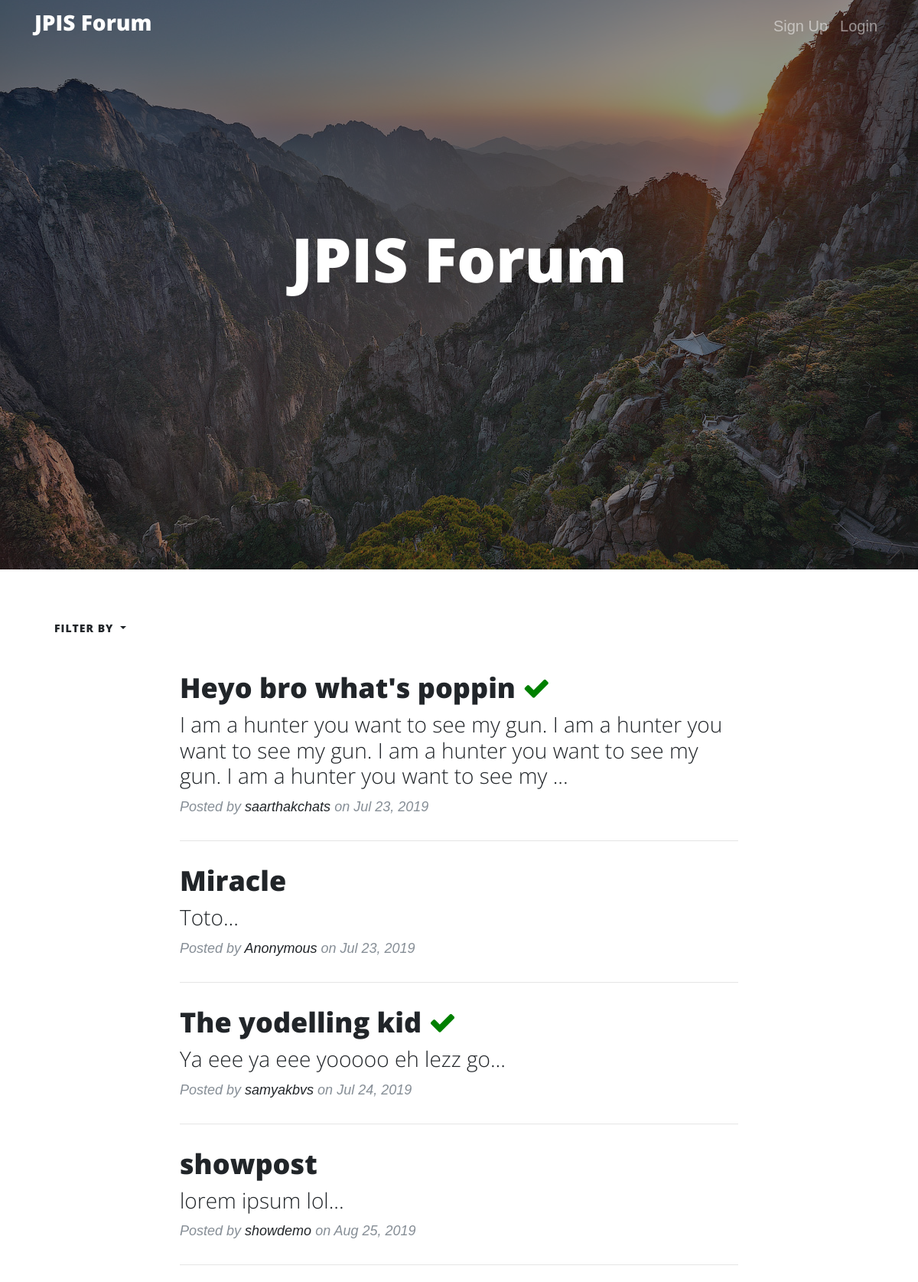
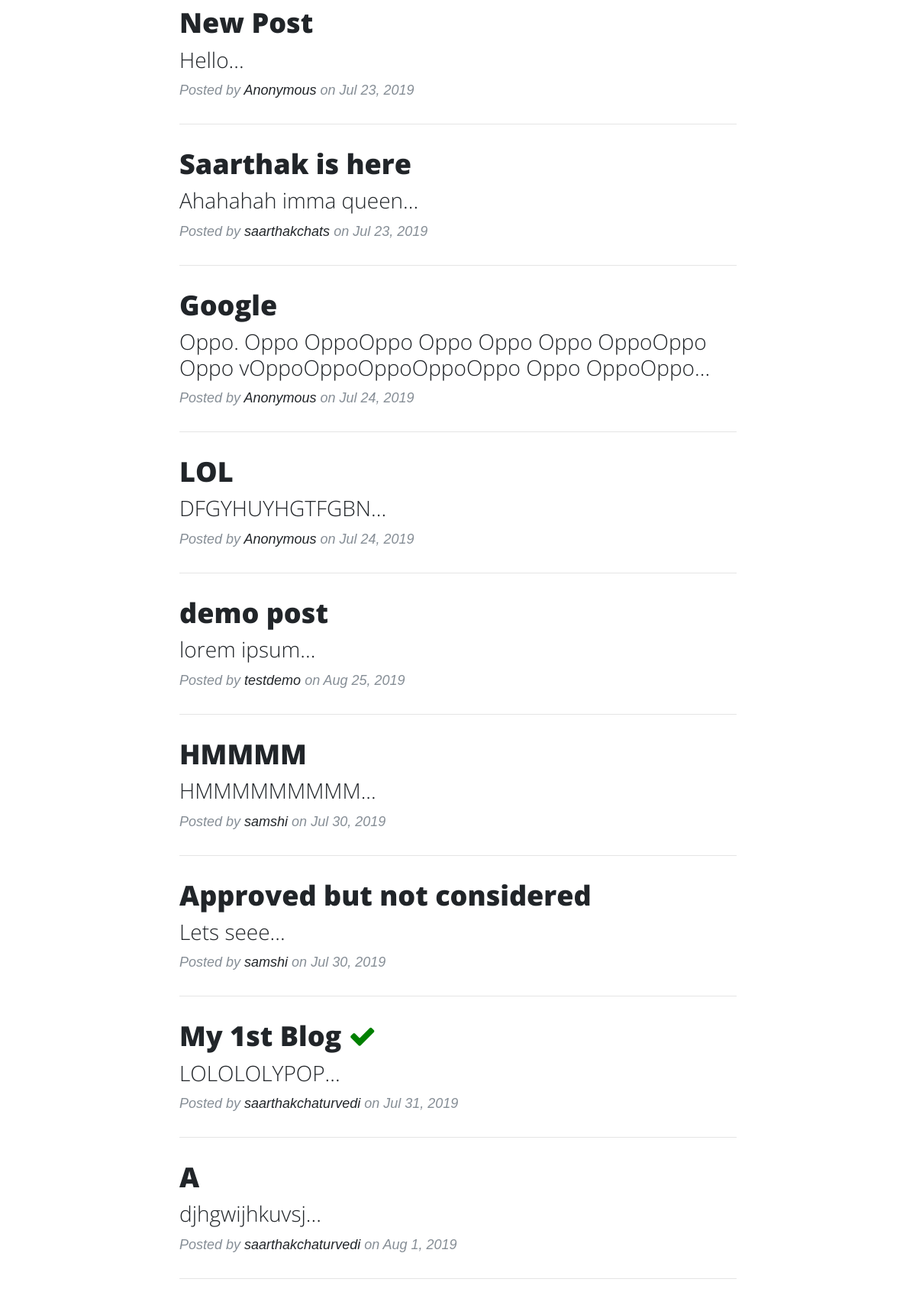
Page /mostvoted/ (upper part) on the committed database (2 pictures, top to bottom).
### posts/models.py (models this page shows, shortened)
class Post(models.Model):
    title = models.CharField(max_length=200)
    body = models.TextField()
    votes_total = models.IntegerField(default=0)
    pubdate = models.DateTimeField()
    hunter = models.ForeignKey(User, on_delete=models.CASCADE)
    anonymous = models.BooleanField(default=False)
    upvoted_users = models.TextField(default='')
    approved_by = models.TextField(default='')
    post_approved = models.BooleanField(default=False)
    post_approvals = models.IntegerField(default=0)
    post_considered =  models.BooleanField(default=False)
    def preview(self):
        return self.body[:150]
    def pretty_date(self):
        return self.pubdate.strftime('%b %e, %Y')

### posts/views.py (the view)
# urls.py: path('mostvoted/', posts.views.latest, name='latest'),
def latest(request):
    if request.user.is_staff:
        posts = Post.objects.all().order_by('-votes_total')
    else:
        posts = Post.objects.all().order_by('-votes_total').filter(post_approved=True)
    return render(request, 'posts/home.html', {'posts': posts})

### posts/templates/posts/home.html (shortened to what this page needs)
{% load staticfiles %}
<!DOCTYPE html>
<html lang="en">
<head>
  <link rel="stylesheet" href="https://stackpath.bootstrapcdn.com/bootstrap/4.3.1/css/bootstrap.min.css">
  <link href="vendor/fontawesome-free/css/all.min.css" rel="stylesheet" type="text/css">
  <link rel="stylesheet" href="https://stackpath.bootstrapcdn.com/font-awesome/4.7.0/css/font-awesome.min.css">
  <link href="{% static 'css/clean-blog.css' %}" rel="stylesheet"><link rel="stylesheet" href="https://cdnjs.cloudflare.com/ajax/libs/font-awesome/4.7.0/css/font-awesome.min.css">
</head>
<body>
  <nav class="navbar navbar-expand-lg navbar-dark bg-transparent fixed-top">
<div class="container">
  <a class="navbar-brand nav-item-lg active" href="{% url 'home' %}"><h3>JPIS Forum</h3></a>
  <div class="collapse navbar-collapse" id="navbarResponsive">
    <ul class="navbar-nav ml-auto">
      {% if user.is_authenticated %}
          <form id="log" action="{% url 'logout' %}" method="POST" >
            {% csrf_token %}
            <input type="hidden" name="" value="">
            <li class="nav-item">
            <a class="nav-link" href="javascript:{document.getElementById('log').submit()}">Logout</a>
          </li>
          </form>
            <li class="nav-item">
          <a class="nav-link" href="{% url 'create' %}">Post</a>
        </li>
          <span></span>
            <li class="nav-item">
          <a class="nav-link" href="{% url 'userpage' user.username %}"><i class="fa fa-user fa-lg"></i></a>
        </li>
      {% else %}
      <li class="nav-item">
        <a class="nav-link" href="{% url 'signup' %}">Sign Up</a>
      </li>
      <li class="nav-item">
        <a class="nav-link" href="{% url 'login' %}">Login</a>
      </li>
    </ul>
    {% endif %}
  </div>
</div>
</nav>
  <header class="masthead" style="background-image: url({% static 'images/posts.jpg' %})">
    <div class="overlay"></div>
    <div class="container">
      <div class="row">
        <div class="col-lg-8 col-md-10 mx-auto">
          <div class="site-heading fade-in">
            <br>
            <br>
            <br>
            <h1>JPIS Forum</h1>
            <br>
            <br>
            <br><br>
            <br>
          </div>
        </div>
      </div>
    </div>
  </header>
  <div class="container">
    <div class="dropdown">
  <button type="button" class="btn dropdown-toggle" data-toggle="dropdown">
    Filter by
  </button>
</div>
    <div class="row">
      <div class="col-lg-8 col-md-10 mx-auto">
        {% for post in posts.all %}
        <div class="post-preview">
          <a href="{% url 'detail' post.id %}">
            <h2 class="post-title">
              {{ post.title }}
              {% if post.post_considered %}
              <i class="fa fa-check" style="color: green;"></i>
              {% endif %}
            </h2>
            <h3 class="post-subtitle">
              {{ post.preview }}...
            </h3>
          </a>
          <p class="post-meta">Posted by
            {% if post.anonymous %}
            <a href="#">Anonymous</a>
            {% else %}
            <a href="{% url 'userpage' post.hunter %}">{{ post.hunter }}</a>
            {% endif %}
            on {{ post.pretty_date }}</p>
        </div>
        <hr>
        {% endfor %}
      </div>
    </div>
  </div>
</body>
</html>

### jpisforum/static/css/clean-blog.css (style rules this page uses)
body { font-size: 20px; color: #212529; font-family: 'Helvetica', 'Helvetica', serif; }
p { line-height: 1.5; margin: 30px 0; }
p a { text-decoration: underline; }
h1, h2, h3, h4, h5, h6 { font-weight: 800; font-family: 'Open Sans', 'Helvetica Neue', Helvetica, Arial, sans-serif; }
a { color: #212529; -webkit-transition: all 0.2s; transition: all 0.2s; }
header.masthead { margin-bottom: 50px; background: no-repeat center center; background-color: #868e96; background-attachment: scroll; position: relative; background-size: cover; }
header.masthead .overlay { position: absolute; top: 0; left: 0; height: 100%; width: 100%; background-color: #212529; opacity: 0.5; }
header.masthead .page-heading, header.masthead .post-heading, header.masthead .site-heading { padding: 200px 0 150px; color: white; }
@media only screen and (min-width: 768px) { header.masthead .page-heading, header.masthead .post-heading, header.masthead .site-heading { padding: 200px 0; } }
header.masthead .page-heading, header.masthead .site-heading { text-align: center; }
header.masthead .page-heading h1, header.masthead .site-heading h1 { font-size: 50px; margin-top: 0; }
@media only screen and (min-width: 768px) { header.masthead .page-heading h1, header.masthead .site-heading h1 { font-size: 80px; } }
.post-preview > a { color: #212529; }
.post-preview > a > .post-title { font-size: 30px; margin-top: 30px; margin-bottom: 10px; }
.post-preview > a > .post-subtitle { font-weight: 300; margin: 0 0 10px; }
.post-preview > .post-meta { font-size: 18px; font-style: italic; margin-top: 0; color: #868e96; }
.post-preview > .post-meta > a { text-decoration: none; color: #212529; }
@media only screen and (min-width: 768px) { .post-preview > a > .post-title { font-size: 36px; } }
.btn { font-size: 14px; font-weight: 800; padding: 15px 25px; letter-spacing: 1px; text-transform: uppercase; border-radius: 0; font-family: 'Open Sans', 'Helvetica Neue', Helvetica, Arial, sans-serif; }

### posts/templates/posts/home.html (style rules this page uses)
.fade-in { animation: fadeIn ease 5s; -webkit-animation: fadeIn ease 5s; -moz-animation: fadeIn ease 5s; -o-animation: fadeIn ease 5s; -ms-animation: fadeIn ease 5s; }

### rows in the picture
Post: title "Heyo bro what's poppin", post_considered True (drawn), preview "I am a hunter you want to see my gun. I am a hunter you want to see my gun. I am a hunter you want to see my gun. I am a hunter you want to see my", hunter "saarthakchats", pretty_date "Jul 23, 2019"
Post: title "Miracle", preview "Toto", anonymous "Anonymous", pretty_date "Jul 23, 2019"
Post: title "The yodelling kid", post_considered True (drawn), preview "Ya eee ya eee yooooo eh lezz go", hunter "samyakbvs", pretty_date "Jul 24, 2019"
Post: title "showpost", preview "lorem ipsum lol", hunter "showdemo", pretty_date "Aug 25, 2019"
Post: title "New Post", preview "Hello", anonymous "Anonymous", pretty_date "Jul 23, 2019"
Post: title "Saarthak is here", preview "Ahahahah imma queen", hunter "saarthakchats", pretty_date "Jul 23, 2019"
Post: title "Google", preview "Oppo. Oppo OppoOppo Oppo Oppo Oppo OppoOppo Oppo vOppoOppoOppoOppoOppo Oppo OppoOppo", anonymous "Anonymous", pretty_date "Jul 24, 2019"
Post: title "LOL", preview "DFGYHUYHGTFGBN", anonymous "Anonymous", pretty_date "Jul 24, 2019"
Post: title "demo post", preview "lorem ipsum", hunter "testdemo", pretty_date "Aug 25, 2019"
Post: title "HMMMM", preview "HMMMMMMMMM", hunter "samshi", pretty_date "Jul 30, 2019"
Post: title "Approved but not considered", preview "Lets seee", hunter "samshi", pretty_date "Jul 30, 2019"
Post: title "My 1st Blog", post_considered True (drawn), preview "LOLOLOLYPOP", hunter "saarthakchaturvedi", pretty_date "Jul 31, 2019"
Post: title "A", preview "djhgwijhkuvsj", hunter "saarthakchaturvedi", pretty_date "Aug 1, 2019"
